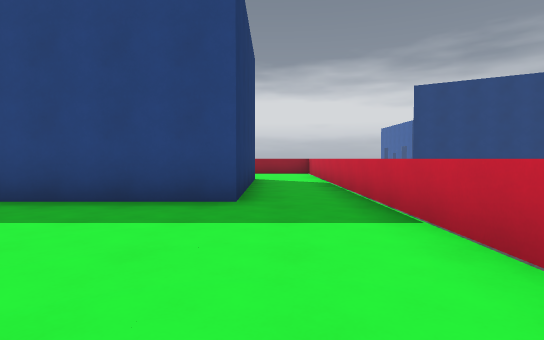
View 1 (above)

17 first-person views from a walk through a 3-D level made in the Godot game engine. The camera is 1.2 m above the floor, tilts 2° down and sees 80° across. The floor is counted in squares, 2 m on a side. Each view is taken from the middle of a square. On the plan, view 1 faces up. The plan holds only what a view shows up to about 10 squares ahead; the rest is blank. The place goes on beyond the plan. Surface patterns are stand-ins for the level's own textures.

View 2
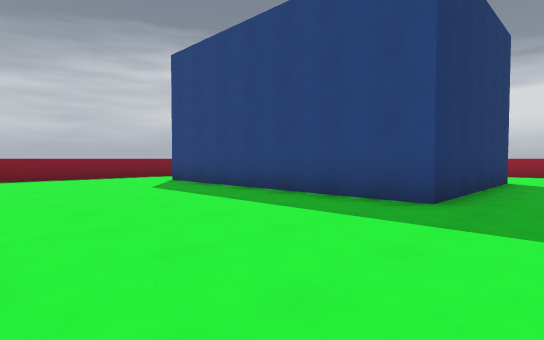

View 3
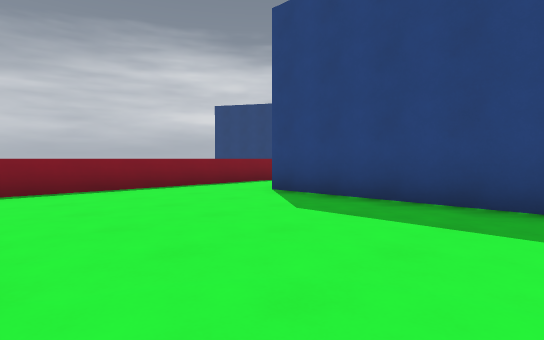

View 4
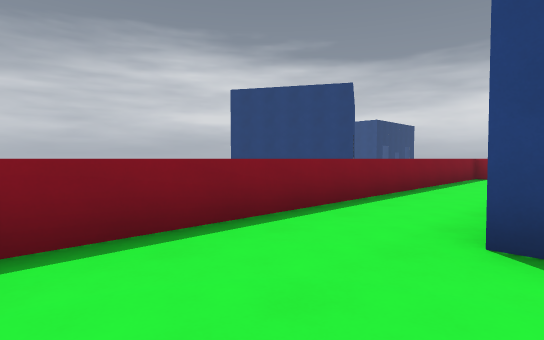

View 5
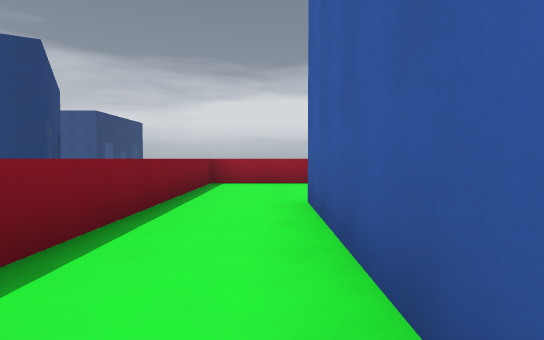

View 6
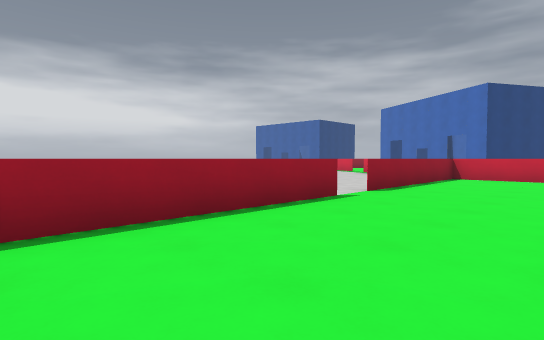

View 7
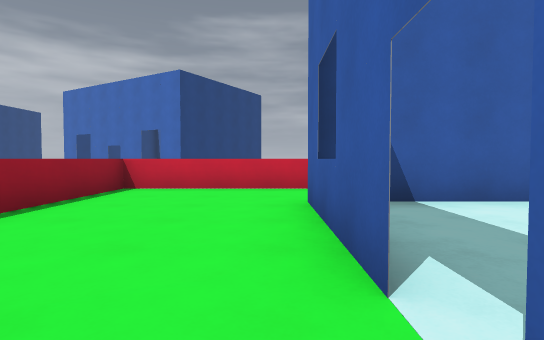

View 8
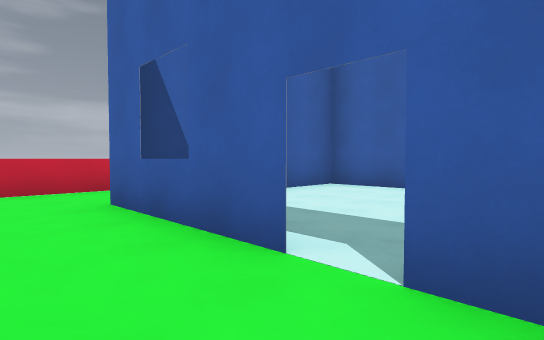

View 9
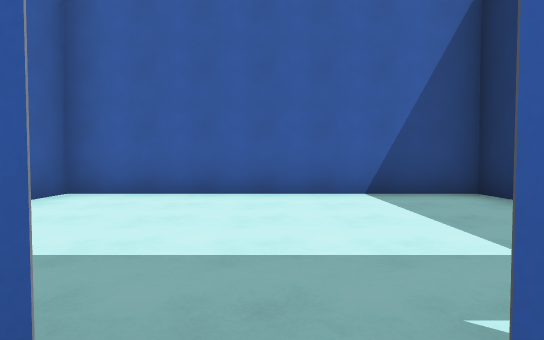

View 10
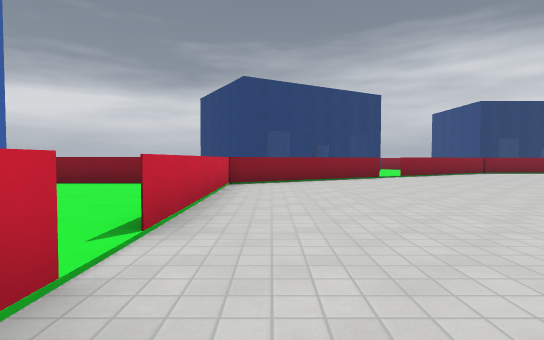

View 11
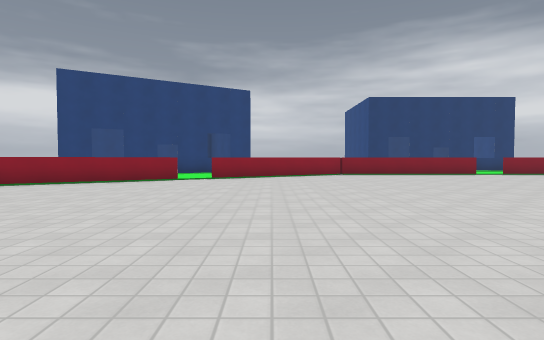

View 12
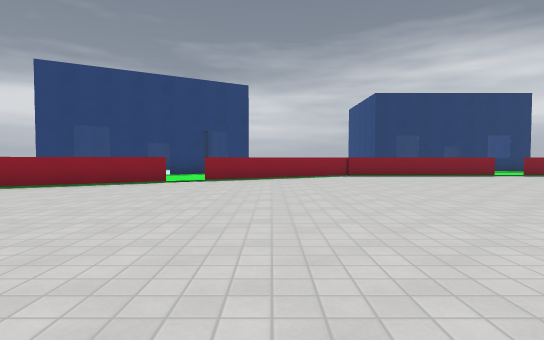

View 13
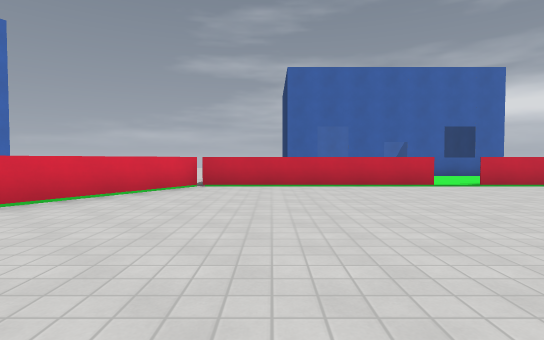

View 14
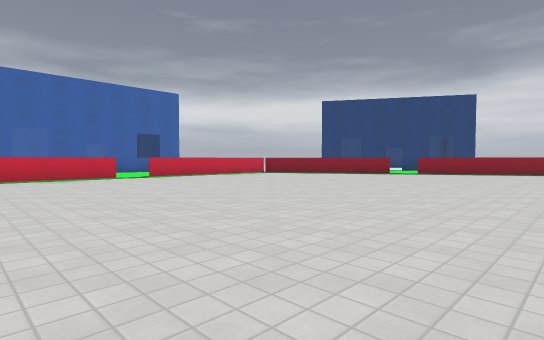

View 15
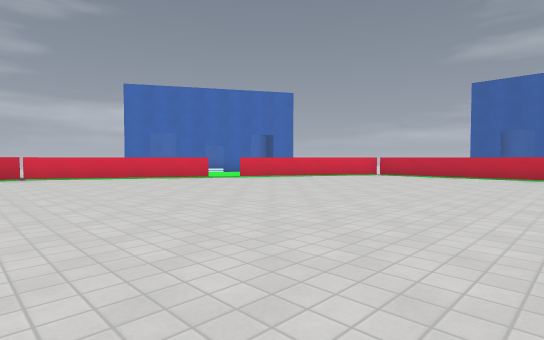

View 16
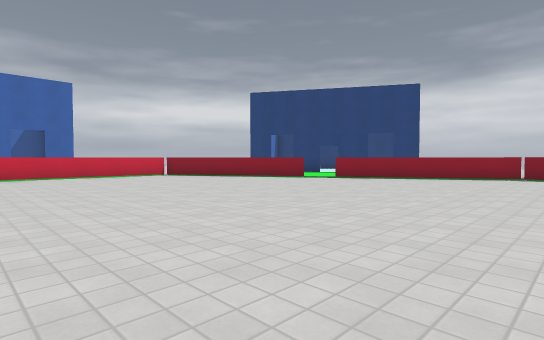

View 17
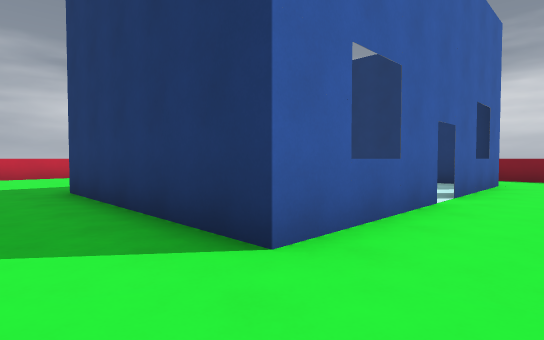

### Floor plan
Points are (right, up) in squares from view 1. A wall is a line through its corners. A room is listed if a view was taken in it or the views show most of it. See-through windows are left out.
Room 1 (views 1, 2, 3, 4, 5, 6, 7, 8, 9, 17)
walls: (-1.8, -0.5) (0, -0.5); (-7.5, 5.5) (-7.5, 9.5) (-4.4, 9.5); (1.5, 1.8) (1.5, 12.8); (-3.8, 9.5) (-0.5, 9.5) (-0.5, 4.5) (-7.6, 4.5); (-4.5, 13) (-9.5, 13); (-9.5, 12.8) (-9.5, 0.5); (1.5, 13) (-3.5, 13)
ways out: opening at (-4, 13) to room 2; opening at (-4, 9) to room 3
Room 2 (views 10, 11, 12, 13, 14, 15, 16)
walls: (-3.6, 13) (1.6, 13); (-12.1, 17.3) (-9.6, 13) (-4.5, 13); (1.5, 12.8) (3.4, 16); (5, 18.9) (7.1, 22.5) (7.1, 23.1); (-15.1, 23.1) (-15.1, 22.5) (-12.6, 18.2)
ways out: opening at (-4, 13) to room 1; opening at (-13, 18)
Room 3 (no view inside)
walls: (-7.5, 9.4) (-7.5, 4.5) (-0.5, 4.5) (-0.5, 9.4)
ways out: opening at (-4, 9) to room 1

Where each view was taken, in squares from view 1:
view 1: 0 up, 0 right, facing up
view 2: 0 up, 1 right, facing up-left
view 3: 0 up, 3 left, facing up-left
view 4: 2 up, 7 left, facing up-left
view 5: 5 up, 8 left, facing up
view 6: 10 up, 9 left, facing up-right
view 7: 10 up, 5 left, facing right
view 8: 11 up, 5 left, facing down-right
view 9: 10 up, 4 left, facing down
view 10: 14 up, 2 left, facing left
view 11: 20 up, 3 left, facing left
view 12: 20 up, 4 left, facing left
view 13: 20 up, 0 right, facing down
view 14: 23 up, 0 right, facing down-left
view 15: 24 up, 4 left, facing down-right
view 16: 24 up, 4 left, facing down-left
view 17: 11 up, 1 right, facing down-left
